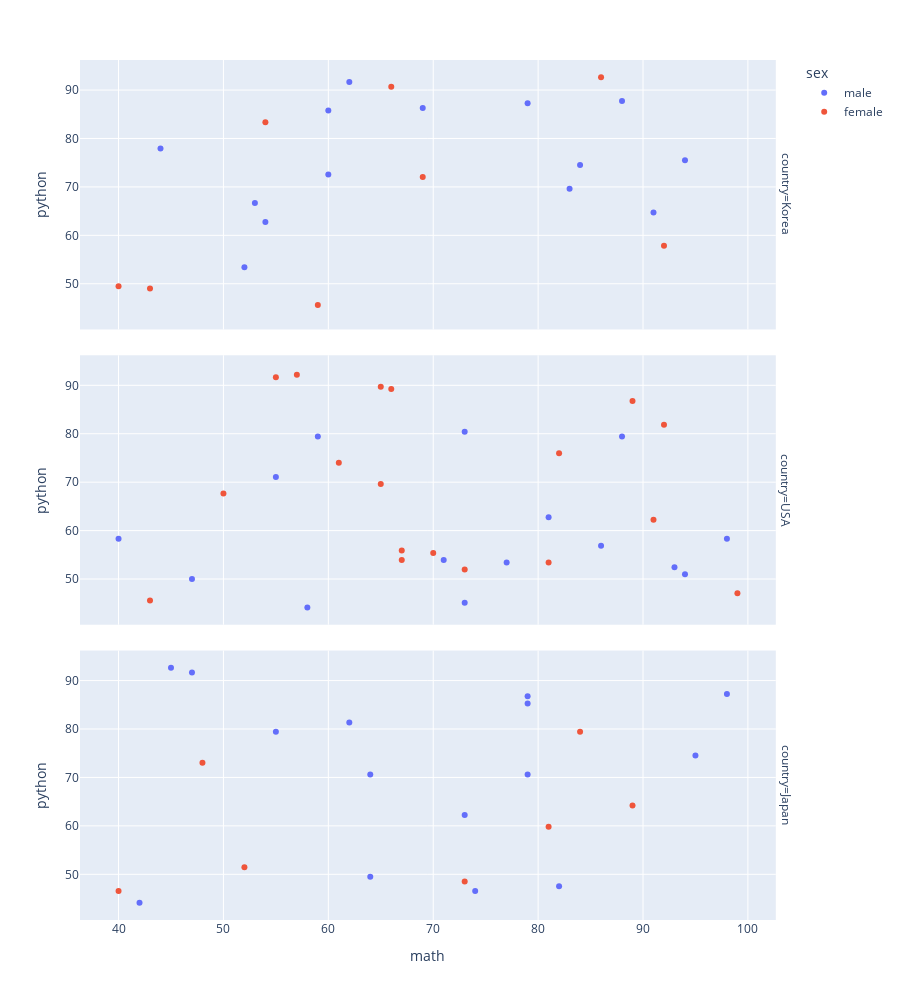

Source (notebook cell):
### Code cell
fig = px.scatter(data_frame=df, x='math', y='python', color='sex', height=1000, facet_row='country')
fig

### Figure 1 — Plotly figure (JSON) as saved in the notebook; plotly's stock layout.template omitted (floating-point values rounded to 4 significant figures)
{"data": [{"hovertemplate": "sex=male<br>country=Korea<br>math=%{x}<br>python=%{y}<extra></extra>", "legendgroup": "male", "marker": {"color": "#636efa", "symbol": "circle"}, "mode": "markers", "name": "male", "orientation": "v", "showlegend": true, "type": "scatter", "x": [53, 44, 54, null, 47, 95, 60, 83, 79, 60, 53, 62, 69, 91, null, 94, null, 52, 84, 88], "xaxis": "x3", "y": [null, 77.94, 62.75, 67.16, null, null, 85.78, 69.61, 87.25, 72.55, 66.67, 91.67, 86.27, 64.71, 76.96, 75.49, 50.98, 53.43, 74.51, 87.75], "yaxis": "y3"}, {"hovertemplate": "sex=male<br>country=USA<br>math=%{x}<br>python=%{y}<extra></extra>", "legendgroup": "male", "marker": {"color": "#636efa", "symbol": "circle"}, "mode": "markers", "name": "male", "orientation": "v", "showlegend": false, "type": "scatter", "x": [null, 55, 81, 80, 73, 59, null, 96, null, 98, 40, 94, 73, 47, 86, 93, 88, 77, 58, 71, 83, null], "xaxis": "x2", "y": [50.98, 71.08, 62.75, null, 80.39, 79.41, null, null, null, 58.33, 58.33, 50.98, 45.1, 50, 56.86, 52.45, 79.41, 53.43, 44.12, 53.92, null, 62.25], "yaxis": "y2"}, {"hovertemplate": "sex=male<br>country=Japan<br>math=%{x}<br>python=%{y}<extra></extra>", "legendgroup": "male", "marker": {"color": "#636efa", "symbol": "circle"}, "mode": "markers", "name": "male", "orientation": "v", "showlegend": false, "type": "scatter", "x": [79, 81, null, 42, 95, 79, 79, 64, 73, 98, 74, 45, null, 64, 62, 55, 82, 47, 68], "xaxis": "x", "y": [70.59, null, null, 44.12, 74.51, 86.76, 85.29, 70.59, 62.25, 87.25, 46.57, 92.65, 61.76, 49.51, 81.37, 79.41, 47.55, 91.67, null], "yaxis": "y"}, {"hovertemplate": "sex=female<br>country=Korea<br>math=%{x}<br>python=%{y}<extra></extra>", "legendgroup": "female", "marker": {"color": "#EF553B", "symbol": "circle"}, "mode": "markers", "name": "female", "orientation": "v", "showlegend": true, "type": "scatter", "x": [54, null, 92, 40, 69, 43, null, 66, 59, 86], "xaxis": "x3", "y": [83.33, 73.53, 57.84, 49.51, 72.06, 49.02, 52.45, 90.69, 45.59, 92.65], "yaxis": "y3"}, {"hovertemplate": "sex=female<br>country=USA<br>math=%{x}<br>python=%{y}<extra></extra>", "legendgroup": "female", "marker": {"color": "#EF553B", "symbol": "circle"}, "mode": "markers", "name": "female", "orientation": "v", "showlegend": false, "type": "scatter", "x": [67, 91, 50, null, 66, 72, 65, 57, 99, 89, 65, 61, 82, 67, 92, 70, 43, 81, 50, 64, 73, 55], "xaxis": "x2", "y": [55.88, 62.25, 67.65, null, 89.22, null, 69.61, 92.16, 47.06, 86.76, 89.71, 74.02, 75.98, 53.92, 81.86, 55.39, 45.59, 53.43, null, null, 51.96, 91.67], "yaxis": "y2"}, {"hovertemplate": "sex=female<br>country=Japan<br>math=%{x}<br>python=%{y}<extra></extra>", "legendgroup": "female", "marker": {"color": "#EF553B", "symbol": "circle"}, "mode": "markers", "name": "female", "orientation": "v", "showlegend": false, "type": "scatter", "x": [73, 40, 81, 52, 89, 84, 48], "xaxis": "x", "y": [48.53, 46.57, 59.8, 51.47, 64.22, 79.41, 73.04], "yaxis": "y"}], "layout": {"annotations": [{"font": {}, "showarrow": false, "text": "country=Japan", "textangle": 90, "x": 0.98, "xanchor": "left", "xref": "paper", "y": 0.1567, "yanchor": "middle", "yref": "paper"}, {"font": {}, "showarrow": false, "text": "country=USA", "textangle": 90, "x": 0.98, "xanchor": "left", "xref": "paper", "y": 0.5, "yanchor": "middle", "yref": "paper"}, {"font": {}, "showarrow": false, "text": "country=Korea", "textangle": 90, "x": 0.98, "xanchor": "left", "xref": "paper", "y": 0.8433, "yanchor": "middle", "yref": "paper"}], "height": 1000, "legend": {"title": {"text": "sex"}, "tracegroupgap": 0}, "margin": {"t": 60}, "xaxis": {"anchor": "y", "domain": [0, 0.98], "title": {"text": "math"}}, "xaxis2": {"anchor": "y2", "domain": [0, 0.98], "matches": "x", "showticklabels": false}, "xaxis3": {"anchor": "y3", "domain": [0, 0.98], "matches": "x", "showticklabels": false}, "yaxis": {"anchor": "x", "domain": [0, 0.3133], "title": {"text": "python"}}, "yaxis2": {"anchor": "x2", "domain": [0.3433, 0.6567], "matches": "y", "title": {"text": "python"}}, "yaxis3": {"anchor": "x3", "domain": [0.6867, 1.0], "matches": "y", "title": {"text": "python"}}}}
